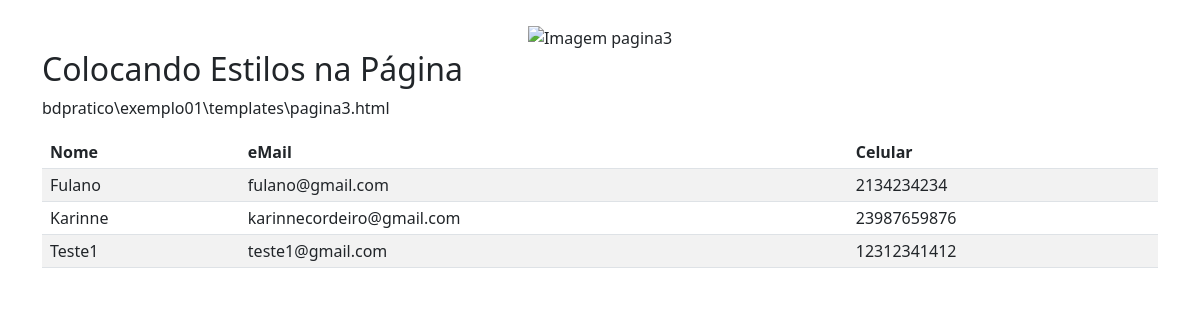
/pagina3, run on the app's committed database.
### exemplo01/models.py (models this page shows, shortened)
class Pessoa(models.Model):
    nome = models.CharField(max_length=50, null=False, blank=False, verbose_name='Nome')
    email = models.CharField(max_length=50, null=False, blank=False, verbose_name='eMail')
    celular = models.CharField(max_length=20, null=True, blank=True, verbose_name='celular')
    funcao = models.CharField(max_length=30, null=True, blank=True, verbose_name='Funcao')
    nascimento = models.DateField(null=True, blank=True, verbose_name='Nascimento')
    ativo = models.BooleanField(default=True, verbose_name='Ativo')
    class Meta:
        ordering = ['nome', 'funcao']

### exemplo01/views.py (the view)
# urls.py: path('pagina3', views.pagina3, name='pagina3_alias'),
def pagina3(request):
    dicionario = {}
    registros = Pessoa.objects.all()
    dicionario['pessoas'] = registros
    return render(request, 'pagina3.html', dicionario)

### exemplo01/templates/pagina3.html (shortened to what this page needs)
{% load static %}
<!DOCTYPE html>
<html lang="pt-br">
<head>
    <link href="https://cdn.jsdelivr.net/npm/bootstrap@5.3.0/dist/css/bootstrap.min.css" rel="stylesheet">
</head>
<body>
    <div class="container mt-4">
        <center>
            <img src="{% static 'pagina3.png' %}" class="img-fluid" alt="Imagem pagina3" width="15%">
        </center>
        <p class="h2">Colocando Estilos na Página</p>
        <p>bdpratico\exemplo01\templates\pagina3.html</p>
        <div class="row" style="line-height: 1;">
            <div class="col-md-12 col-sm-12 col-xs-12">
                <table class="table table-striped table-hover">
                    <thead>
                        <tr>
                            <th>Nome</th>
                            <th>eMail</th>
                            <th>Celular</th>
                        </tr>
                    </thead>
                    <tbody>
                        {% for regs in pessoas %}
                        <tr>
                            <td>{{ regs.nome }}</td>
                            <td>{{ regs.email }}</td>
                            <td>{{ regs.celular }}</td>
                        </tr>
                        {% endfor %}
                    </tbody>
                </table>
            </div>
        </div>
    </div>
</body>
</html>

### data on the page
Pessoa: nome "Fulano", email "fulano@gmail.com", celular "2134234234"
Pessoa: nome "Karinne", email "karinnecordeiro@gmail.com", celular "23987659876"
Pessoa: nome "Teste1", email "teste1@gmail.com", celular "12312341412"
